Frame 1 (no input): blank canvas, image omitted
Frame 60 (the mouse pressed at the canvas centre just before this capture): blank canvas, image omitted
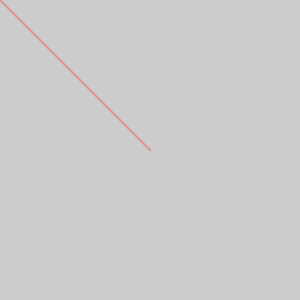
Frame 120 (the mouse held since frame 60 and released just before this capture)

The Processing sketch whose frames 1 and 60 were blank and that drew this single picture after the mouse press (run headless with seeded random() and noise(); from frame 60 on, the mouse is pressed at the canvas centre):

// Processing sketch: processing_182268
// ── processing_182268.pde


  void setup() { 
size(300,300); 
} 
  
void draw() { 
stroke(221, mouseX, mouseY); 
line(0, 0, mouseX, mouseY); 
}
